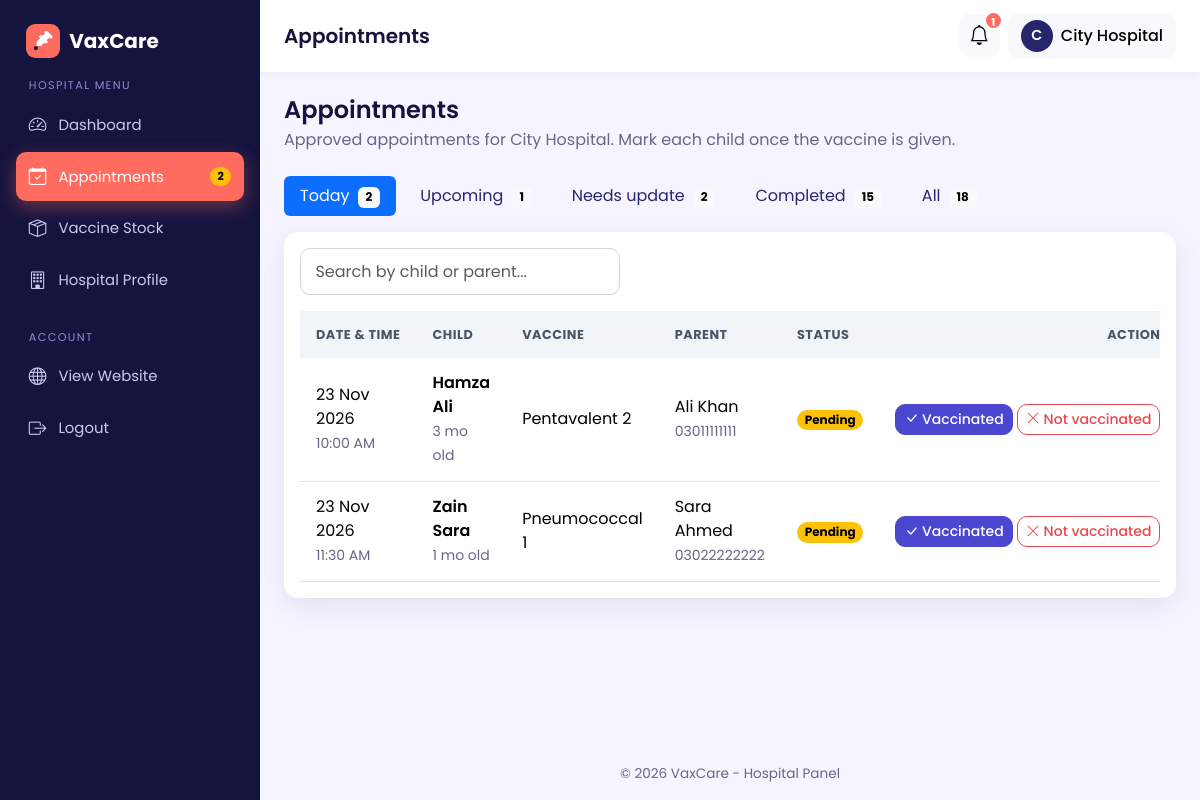
The page /hospital/appointments.php (signed in) on the database its author committed.
### tables this page shows
CREATE TABLE hospitals (
  id INT AUTO_INCREMENT PRIMARY KEY,
  user_id INT NULL,                          
  hospital_name VARCHAR(150) NOT NULL,
  address VARCHAR(255) NOT NULL,
  location VARCHAR(100) NOT NULL,            
  phone VARCHAR(20),
  license_no VARCHAR(60) NULL,                       
  contact_email VARCHAR(120) NULL,                   
  latitude DECIMAL(10,7) NULL,                       
  longitude DECIMAL(10,7) NULL,
  invite_token VARCHAR(64) NULL,                     
  FOREIGN KEY (user_id) REFERENCES users(id) ON DELETE SET NULL,
  UNIQUE KEY uniq_invite (invite_token)
);

CREATE TABLE bookings (
  id INT AUTO_INCREMENT PRIMARY KEY,
  child_id INT NOT NULL,
  parent_id INT NOT NULL,
  hospital_id INT NOT NULL,
  vaccine_id INT NOT NULL,
  appointment_date DATE NOT NULL,
  appointment_time TIME NOT NULL,
  approval_status ENUM('pending','approved','rejected') NOT NULL DEFAULT 'pending',
  vaccination_status ENUM('pending','vaccinated','not_vaccinated') NOT NULL DEFAULT 'pending',
  created_at TIMESTAMP DEFAULT CURRENT_TIMESTAMP,
  FOREIGN KEY (child_id)    REFERENCES children(id)  ON DELETE CASCADE,
  FOREIGN KEY (parent_id)   REFERENCES users(id)     ON DELETE CASCADE,
  FOREIGN KEY (hospital_id) REFERENCES hospitals(id) ON DELETE CASCADE,
  FOREIGN KEY (vaccine_id)  REFERENCES vaccines(id)  ON DELETE CASCADE
);

CREATE TABLE children (
  id INT AUTO_INCREMENT PRIMARY KEY,
  parent_id INT NOT NULL,
  name VARCHAR(100) NOT NULL,
  dob DATE NOT NULL,
  gender ENUM('male','female') NOT NULL,
  blood_group VARCHAR(5),
  FOREIGN KEY (parent_id) REFERENCES users(id) ON DELETE CASCADE
);

CREATE TABLE vaccines (
  id INT AUTO_INCREMENT PRIMARY KEY,
  vaccine_name VARCHAR(120) NOT NULL,
  description VARCHAR(255),
  recommended_age VARCHAR(50),               
  recommended_age_days INT NOT NULL DEFAULT 0,
  availability ENUM('available','unavailable') NOT NULL DEFAULT 'available'
);

CREATE TABLE users (
  id INT AUTO_INCREMENT PRIMARY KEY,
  name VARCHAR(100) NOT NULL,
  email VARCHAR(120) NOT NULL UNIQUE,
  password VARCHAR(255) NOT NULL,           
  phone VARCHAR(20),
  role ENUM('admin','parent','hospital') NOT NULL,
  status ENUM('active','pending','disabled') NOT NULL DEFAULT 'active',   
  failed_logins INT NOT NULL DEFAULT 0,                                   
  locked_until DATETIME NULL,                                             
  city VARCHAR(80) NULL,                                                  
  address VARCHAR(255) NULL,                                              
  created_at TIMESTAMP DEFAULT CURRENT_TIMESTAMP
);

### hospital/appointments.php (the view, shortened to what this page needs)
<?php
require_once __DIR__ . '/../config/db.php';
$hospital = require_hospital($pdo);
$hid      = (int)$hospital['id'];
$today    = date('Y-m-d');
$views = [
    'today'     => 'Today',
    'upcoming'  => 'Upcoming',
    'update'    => 'Needs update',
    'completed' => 'Completed',
    'all'       => 'All',
];
$view = array_key_exists($_GET['view'] ?? '', $views) ? $_GET['view'] : 'today';
$stmt = $pdo->prepare(
    "SELECT COALESCE(SUM(b.appointment_date = ?), 0)                                        AS today,
            COALESCE(SUM(b.appointment_date > ?  AND b.vaccination_status = 'pending'), 0)  AS upcoming,
            COALESCE(SUM(b.appointment_date <= ? AND b.vaccination_status = 'pending'), 0)  AS needs_update,
            COALESCE(SUM(b.vaccination_status <> 'pending'), 0)                             AS completed,
            COUNT(*)                                                                        AS total
     FROM bookings b
     WHERE b.hospital_id = ? AND b.approval_status = 'approved'"
);
$stmt->execute([$today, $today, $today, $hid]);
$c = $stmt->fetch();
$counts = ['today' => $c['today'], 'upcoming' => $c['upcoming'], 'update' => $c['needs_update'],
           'completed' => $c['completed'], 'all' => $c['total']];
$sql = "SELECT b.id, b.appointment_date, b.appointment_time, b.vaccination_status,
               c.name AS child_name, c.dob, v.vaccine_name, u.name AS parent_name, u.phone AS parent_phone
        FROM bookings b
        JOIN children c ON c.id = b.child_id
        JOIN vaccines v ON v.id = b.vaccine_id
        JOIN users    u ON u.id = b.parent_id
        WHERE b.hospital_id = ? AND b.approval_status = 'approved'";
$params = [$hid];
$order  = ' ORDER BY b.appointment_date ASC, b.appointment_time ASC';
if ($view === 'today') {
    $sql .= ' AND b.appointment_date = ?';                                       $params[] = $today;
} elseif ($view === 'upcoming') {
    $sql .= " AND b.appointment_date > ? AND b.vaccination_status = 'pending'";  $params[] = $today;
} elseif ($view === 'update') {
    $sql .= " AND b.appointment_date <= ? AND b.vaccination_status = 'pending'"; $params[] = $today;
} elseif ($view === 'completed') {
    $sql  .= " AND b.vaccination_status <> 'pending'";
    $order = ' ORDER BY b.appointment_date DESC, b.appointment_time DESC';
} else {
    $order = ' ORDER BY b.appointment_date DESC, b.appointment_time DESC';
}
$stmt = $pdo->prepare($sql . $order);
$stmt->execute($params);
$appointments = $stmt->fetchAll();
require_once __DIR__ . '/../includes/hospital_header.php';
?>
<div class="mb-4">
  <h4 class="mb-1">Appointments</h4>
  <p class="text-muted mb-0">Approved appointments for <?= e($hospital['hospital_name']) ?>. Mark each child once the vaccine is given.</p>
</div>
<ul class="nav nav-pills mb-3 gap-2">
  <?php foreach ($views as $key => $label): ?>
    <li class="nav-item">
      <a class="nav-link <?= $view === $key ? 'active' : '' ?>" href="?view=<?= $key ?>">
        <?= $label ?> <span class="badge text-bg-light ms-1"><?= (int)$counts[$key] ?></span>
      </a>
    </li>
  <?php endforeach; ?>
</ul>
<div class="card">
  <div class="card-body">
    <input type="search" class="form-control mb-3" style="max-width: 320px;"
           placeholder="Search by child or parent..." data-table-search="#apptTable">
    <div class="table-responsive">
      <table class="table table-hover table-stack mb-0" id="apptTable">
        <thead>
          <tr><th>Date &amp; Time</th><th>Child</th><th>Vaccine</th><th>Parent</th><th>Status</th><th class="text-end">Action</th></tr>
        </thead>
        <tbody>
          <?php foreach ($appointments as $a): ?>
            <tr>
              <td data-label="Date &amp; Time">
                <div><?= format_date($a['appointment_date']) ?></div>
                <small class="text-muted"><?= date('h:i A', strtotime($a['appointment_time'])) ?></small>
              </td>
              <td data-label="Child">
                <div class="fw-semibold"><?= e($a['child_name']) ?></div>
                <small class="text-muted"><?= e(child_age($a['dob'])) ?> old</small>
              </td>
              <td data-label="Vaccine"><?= e($a['vaccine_name']) ?></td>
              <td data-label="Parent">
                <div><?= e($a['parent_name']) ?></div>
                <small class="text-muted"><?= e($a['parent_phone']) ?></small>
              </td>
              <td data-label="Status"><?= status_badge($a['vaccination_status']) ?></td>
              <td class="text-end text-nowrap">
                <?php if ($a['vaccination_status'] !== 'pending'): ?>
                  <small class="text-muted"><i class="bi bi-lock me-1"></i>Recorded</small>
                <?php elseif ($a['appointment_date'] > $today): ?>
                  <small class="text-muted">Opens on appointment day</small>
                <?php else: ?>
                  <form method="post" action="<?= BASE_URL ?>/hospital/update_status.php" class="d-inline">
                    <button type="submit" class="btn btn-sm btn-success"
                            data-confirm="Mark <?= e($a['child_name']) ?> as VACCINATED? This cannot be undone.">
                      <i class="bi bi-check-lg"></i> Vaccinated
                    </button>
                  </form>
                  <form method="post" action="<?= BASE_URL ?>/hospital/update_status.php" class="d-inline">
                    <button type="submit" class="btn btn-sm btn-outline-danger"
                            data-confirm="Mark <?= e($a['child_name']) ?> as NOT vaccinated? This cannot be undone.">
                      <i class="bi bi-x-lg"></i> Not vaccinated
                    </button>
                  </form>
                <?php endif; ?>
              </td>
            </tr>
          <?php endforeach; ?>
        </tbody>
      </table>
    </div>
  </div>
</div>
<?php require_once __DIR__ . '/../includes/hospital_footer.php'; ?>

### includes/functions.php (shortened to what this page needs)
<?php
function e($text)
{
    return htmlspecialchars((string)$text, ENT_QUOTES, 'UTF-8');
}
function format_date($date)
{
    return $date ? date('d M Y', strtotime($date)) : '-';
}
function status_badge($status)
{
    $map = [
        'pending'        => ['warning', 'Pending'],
        'approved'       => ['success', 'Approved'],
        'rejected'       => ['danger',  'Rejected'],
        'vaccinated'     => ['success', 'Vaccinated'],
        'not_vaccinated' => ['secondary', 'Not Vaccinated'],
        'available'      => ['success', 'Available'],
        'unavailable'    => ['danger',  'Unavailable'],
        'active'         => ['success', 'Active'],
        'disabled'       => ['danger',  'Disabled'],
        'verified'       => ['success', 'Verified'],
    ];
    [$color, $label] = $map[$status] ?? ['secondary', ucfirst($status)];
    return '<span class="badge rounded-pill text-bg-' . $color . '">' . $label . '</span>';
}
function asset($path)
{
    $path = ltrim($path, '/');
    $file = __DIR__ . '/../assets/' . $path;
    $version = file_exists($file) ? filemtime($file) : time();
    return BASE_URL . '/assets/' . $path . '?v=' . $version;
}
function child_age($dob)
{
    $diff = (new DateTime($dob))->diff(new DateTime('today'));
    if ($diff->m >= 1) return $diff->m . ' mo';
    return $diff->d . ' days';
}
function require_hospital(PDO $pdo)
{
    $stmt = $pdo->prepare('SELECT * FROM hospitals WHERE user_id = ?');
    $stmt->execute([$_SESSION['user_id']]);
    $hospital = $stmt->fetch();
    return $hospital;
}
function head_assets()
{
    echo '<link href="https://cdn.jsdelivr.net/npm/bootstrap@5.3.3/dist/css/bootstrap.min.css" rel="stylesheet">' . "\n  ";
    echo '<link href="https://cdn.jsdelivr.net/npm/bootstrap-icons@1.11.3/font/bootstrap-icons.css" rel="stylesheet">' . "\n  ";
    echo '<link href="' . asset('css/style.css') . '" rel="stylesheet">' . "\n";
}
function render_flash($flash)
{
    $types = [
        'success' => ['bi-check-circle-fill',         'Success'],
        'danger'  => ['bi-x-octagon-fill',            'Error'],
        'warning' => ['bi-exclamation-triangle-fill', 'Attention'],
        'info'    => ['bi-info-circle-fill',          'Info'],
    ];
    $type = isset($types[$flash['type']]) ? $flash['type'] : 'info';
    [$icon, $title] = $types[$type];
    $delays = ['success' => 1800, 'info' => 2200, 'warning' => 2800, 'danger' => 3200];
    $ms     = $delays[$type];
    return '<div class="toast-container toast-pos position-fixed end-0 p-3">'
         . '<div class="toast toast-vax toast-' . $type . '" role="alert" aria-live="assertive" aria-atomic="true" data-bs-delay="' . $ms . '" style="--dur:' . ($ms / 1000) . 's">'
         .   '<div class="d-flex align-items-start gap-3 p-3">'
         .     '<i class="bi ' . $icon . ' toast-ico"></i>'
         .     '<div class="flex-fill"><div class="fw-semibold">' . $title . '</div>'
         .     '<div class="small text-muted">' . e($flash['message']) . '</div></div>'
         .     '<button type="button" class="btn-close" data-bs-dismiss="toast" aria-label="Close"></button>'
         .   '</div>'
         .   '<div class="bar"></div>'
         . '</div></div>';
}

### assets/css/style.css (style rules this page uses)
:root { --brand: #27256e; --brand-dark: #1c1b57; --brand-light: #e8e7ff; --accent: #2563eb; --bg: #f6f5ff; --text: #1f2937; --muted: #6b7280; --radius: 14px; --shadow: 0 6px 24px rgba(39,37,110, 0.10); --bs-primary: #27256e; --bs-primary-rgb: 39, 37, 110; --bs-link-color: #27256e; --bs-link-hover-color: #1c1b57; --bs-body-font-family: 'Poppins', system-ui, sans-serif; --bs-body-color: var(--text); }
html { scroll-behavior: smooth; }
body { font-family: 'Poppins', system-ui, sans-serif; background: var(--bg); color: var(--text); min-height: 100vh; display: flex; flex-direction: column; }
h1, h2, h3, h4, h5, h6 { font-weight: 600; color: #0f172a; }
.text-muted { color: var(--muted) !important; }
.btn { border-radius: 10px; font-weight: 500; transition: all .2s ease; }
.card { border: 0; border-radius: var(--radius); box-shadow: var(--shadow); }
.form-control, .form-select { border-radius: 10px; padding: .65rem .9rem; border: 1px solid #d1d5db; }
.table thead th { background: #f1f5f9; font-size: .8rem; text-transform: uppercase; letter-spacing: .04em; color: #475569; border-bottom: 0; white-space: nowrap; }
.table > :not(caption) > * > * { padding: .85rem 1rem; vertical-align: middle; }
body.admin-body { display: block; background: var(--bg); }
:root { --bs-primary-bg-subtle: #e8e7ff; --bs-primary-text-emphasis: #27256e; }
html { scroll-padding-top: 80px; }
.toast-pos { top: 76px; z-index: 1100; }
:root { --brand: #27256e; --brand-dark: #1c1b57; --brand-light: #e8e7ff; --indigo: #4b47d1; --coral: #ff6b5e; --coral-dark: #e9554a; --teal: #2a9df4; --bg: #f6f5ff; --text: #14133d; --muted: #66668a; --navy-deep: #15143f; --shadow: 0 8px 28px rgba(39,37,110,.10); --bs-primary: #27256e; --bs-primary-rgb: 39, 37, 110; --bs-link-color: #27256e; --bs-link-hover-color: #1c1b57; --bs-primary-bg-subtle: #e8e7ff; --bs-primary-text-emphasis: #27256e; --bs-body-color: #14133d; }
h1, h2, h3, h4, h5, h6 { color: var(--text); }
:root { --teal: #2a9df4; --bs-success: #4b47d1; --bs-success-rgb: 75, 71, 209; --bs-success-bg-subtle: #e8e7ff; --bs-success-border-subtle: #c9c7ff; --bs-success-text-emphasis: #27256e; --bs-danger: #e5484d; --bs-danger-rgb: 229, 72, 77; --bs-danger-bg-subtle: #ffe6e7; --bs-danger-border-subtle: #ffc9cb; --bs-danger-text-emphasis: #8f1d22; --bs-info: #2a9df4; --bs-info-rgb: 42, 157, 244; --bs-info-bg-subtle: #e3f3ff; --bs-info-border-subtle: #b9e0fc; --bs-info-text-emphasis: #0c5a96; }
.btn { font-weight: 500; }
.btn-success { --bs-btn-color: #fff; --bs-btn-bg: #4b47d1; --bs-btn-border-color: #4b47d1; --bs-btn-hover-color: #fff; --bs-btn-hover-bg: #3b37b8; --bs-btn-hover-border-color: #3b37b8; --bs-btn-active-color: #fff; --bs-btn-active-bg: #3b37b8; --bs-btn-active-border-color: #3b37b8; --bs-btn-disabled-bg: #4b47d1; --bs-btn-disabled-border-color: #4b47d1; }
.btn-outline-danger { --bs-btn-color: #e5484d; --bs-btn-border-color: #e5484d; --bs-btn-hover-bg: #e5484d; --bs-btn-hover-border-color: #e5484d; --bs-btn-active-bg: #e5484d; --bs-btn-active-border-color: #e5484d; }

### rows shown on the page
hospitals: hospital_name "City Hospital"
bookings: appointment_date "23 Nov 2026", appointment_time "10:00 AM", child.name "Hamza Ali", child.dob "3 mo", vaccine.vaccine_name "Pentavalent 2", parent.name "Ali Khan", parent.phone "03011111111"
bookings: appointment_date "23 Nov 2026", appointment_time "11:30 AM", child.name "Zain Sara", child.dob "1 mo", vaccine.vaccine_name "Pneumococcal 1", parent.name "Sara Ahmed", parent.phone "03022222222"

### other values the page prints
APP_NAME "VaxCare"
$label "Dashboard"
$label "Appointments"
$needsUpdate "2"
$label "Vaccine Stock"
$label "Hospital Profile"
$pageTitle "Appointments"
$notifCount "1"
mb_strtoupper(mb_substr($_SESSION['name'] ?? 'H', 0, 1)) "C"
$_SESSION['name'] "City Hospital"
$label "Today"
$counts[$key] "2"
$label "Upcoming"
$counts[$key] "1"
$label "Needs update"
